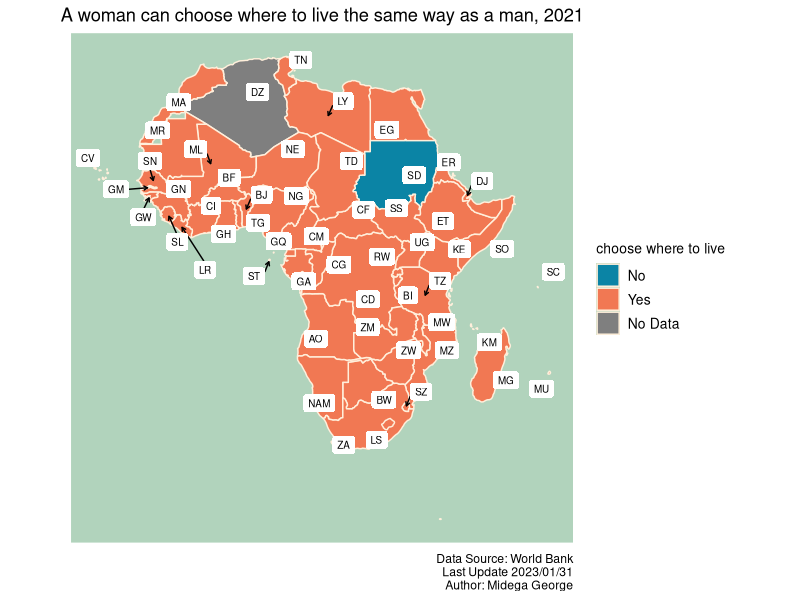

The R script that drew this image:
## ---- chunk 1
library(tidyverse, quietly=TRUE)
library(scales)


raw_data <- read.csv("yearly_progression.csv")[, -c(4)]
clean_1 <- raw_data %>%
  pivot_longer(cols=contains("..YR", ignore.case=FALSE), names_to="year", 
               values_to="values") %>%
  rename(region=Country.Name, `region code`=Country.Code, 
         variables=Series.Name)%>%
  pivot_wider(., names_from=variables, values_from=values) %>%
  mutate(year=str_sub(year, 2, 5))%>%
  mutate_at(c('year'), as.numeric)

equality1 <- clean_1[, 1:17]
health1 <- clean_1[, c(1:3, 18, 19, 22, 21, 20)]
visits1 <- clean_1[, c(1:3, 23:26, 32)]
purchases1 <- clean_1[, c(1:3, 27:31)]
participation1 <- clean_1[, c(1:3, 35, 36, 34, 37, 39, 40, 38)]
## ---- chunk 2
recode.equality <- c("region", "region code", "year",  "apply for passport",
                     "be head of household", "choose where to live",
                     "get a job", "obtain a judgment of divorce",
                     "open a bank account", "register a business",
                     "sign a contract", "travel outside her home",
                     "travel outside the country", "work at night",
                     "work in job deemed dangerous",
                     "work in an industrial job", "remarry")

colnames(equality1) <- recode.equality
equality1[is.na(equality1)] = 3

equality <- equality1 %>%
  pivot_longer(cols=recode.equality[4:17], names_to="opinion", 
               values_to="response") %>%
  mutate(across(c(response), factor))
## ---- chunk 3
# Selecting only African Continents
continents <- read.csv("africa_clean_coords.csv")
africa_countries <- continents %>%
  filter(Continent == "Africa")

africa_map <- map_data("world", region=africa_countries$Country)


# Filter Data to Plot
all_response <- equality %>%
  filter(year==2021, opinion=="choose where to live")

# Data to Plot
plot_response <- africa_map %>%
  left_join(all_response, by=c("region"))

# Labels to use

country_labels <- africa_countries %>%
  left_join(plot_response, by=c("Country"="region")) %>%
  distinct(Country, .keep_all=TRUE) %>%
  select(-c("long", "lat")) %>%
  rename(lat=latitude, long=longitude)

# Map Plot

ggplot(plot_response, aes(x=long, y=lat, group=group))+
  coord_fixed(1)+
  geom_polygon(aes(fill=response), color="#ffefdb")+
  scale_fill_manual(values=c("#0b84a5", "#f17853", "#ffb600"), 
                    labels=(c("No", "Yes", "No Data")), 
                    name=unique(all_response$opinion)) +
  labs(title=paste0("A woman can ", {unique(all_response$opinion)}, 
                    " the same way as a man, ", {unique(all_response$year)}), 
       caption=paste0("Data Source: World Bank\n", "Last Update 2023/01/31\n", 
                      "Author: Midega George")) +
  ggrepel::geom_label_repel(aes(label= country_code), data= country_labels, 
                            size=2.5, max.overlaps = 25, label.size=0, 
                            arrow=arrow(length=unit(0.1, 'cm'))) +
  theme(axis.text=element_blank(),
        axis.ticks=element_blank(),
        axis.title=element_blank(),
        rect=element_blank(),
        axis.line = element_blank(),
        panel.border = element_blank(),
        panel.grid = element_blank(),
        panel.background = element_rect(fill = "#b1d3bc"),
        plot.title = element_text(hjust = 0.5),
        legend.position="right", legend.title=element_text(size=10), 
        legend.text=element_text(size=10))

#ggsave("plots/live.png", bg="white", width=8)
## ---- chunk 4
"Percentage of women participating in decisions regarding "
recode.participation <- c("region", "region code", "year", 
                          "what food to cook daily", 
                          "daily purchases",
                          "visits to family, relative, and friends",
                          "major household purchases", 
                          "their own health care", 
                          "all the three decisions", 
                          "none of the three decisions")

colnames(participation1) <- recode.participation

participation <- participation1 %>%
  pivot_longer(cols=recode.participation[4:10], names_to="decisions", 
               values_to="percentage")

participation %>%
  filter(year==1990, decisions=="what food to cook daily")
## ---- chunk 5
"Decision maker about a woman's own health care: "
recode.health <- c("region", "region code", "year", "mainly husband", 
                   "mainly wife", "wife and husband jointly", "someone else", 
                   "other")
                           
colnames(health1) <- recode.health

health <- health1 %>%
  pivot_longer(cols=recode.health[4:8], names_to="decisions", 
               values_to="percentage")

health %>%
  filter(year==2020, decisions=="mainly wife")
